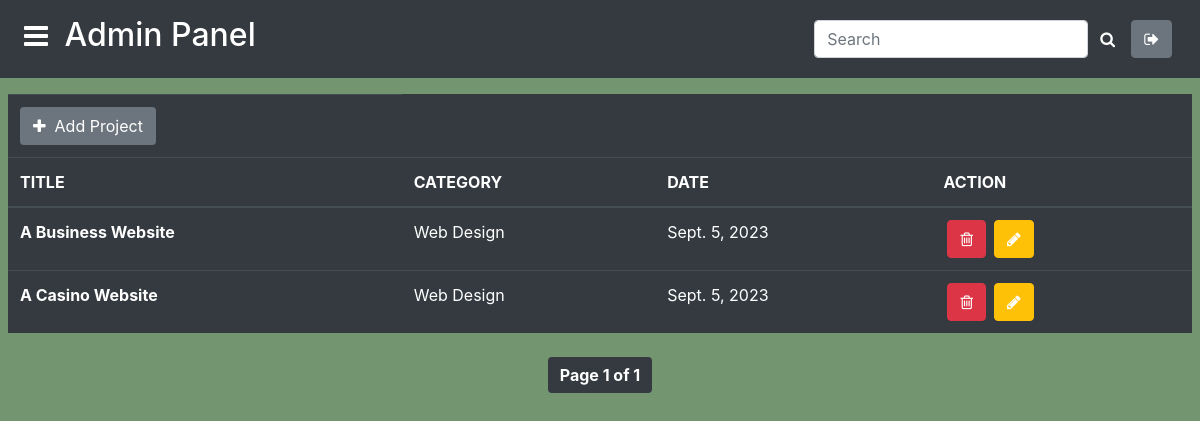
The app's page /dashboard/projects/ (signed in) with its own data.
### projects/models.py (models this page shows, shortened)
class Project(models.Model):
    title = models.CharField(max_length=100)
    date = models.DateField()
    category = models.CharField(max_length=100)
    url = models.URLField(max_length=500)
    desc = models.CharField(max_length=1000)
    img = models.ImageField(upload_to="images/")

### dashboard/views.py (the view)
# urls.py: path("projects/", views.ProjectListView.as_view(), name='projects'),
class ProjectListView(generic.ListView):
    model = Project
    template_name = 'dashboard/projects.html'
    context_object_name = 'projects'
    paginate_by = 5
    def get_queryset(self):
        return Project.objects.order_by("-id")
    def dispatch(self, request, *args, **kwargs):
        if not request.user.is_authenticated:
            return HttpResponseRedirect(reverse('dashboard:login'))
        return super().dispatch(request, *args, **kwargs)

### dashboard/templates/dashboard/projects.html (shortened to what this page needs)
{% extends 'dashboard/base.html' %}
{% block content %}
<div class="p-2 table-responsive">
  <table class="table table-dark my-2" >
    <thead class="">
      <tr>
        <td><a href="{% url 'dashboard:add_project' %}" class="text-white btn bg-secondary" ><i class="fa fa-plus"></i>&nbsp;&nbsp;Add Project</a></td>
      </tr>
      <tr>
        <th scope="col">TITLE</th>
        <th scope="col">CATEGORY</th>
        <th scope="col">DATE</th>
        <th scope="col">ACTION</th>
      </tr>
    </thead>
    <tbody>
        {% for project in projects %}
            <tr>
              <th scope="row"><a href="{% url 'dashboard:project_detail' project.id %}" class="text-decoration-none text-white text-capitalize">{{ project.title }}</a></th>
              <td>{{ project.category }}</td>
              <td>{{ project.date }}</td>
              <td><a href="{% url 'dashboard:project_delete' project.id %}"><button class="btn btn-danger mx-1"><i class="fa fa-trash-o" aria-hidden="true"></i></button><a href="{% url 'dashboard:update_project' project.id %}"><button class="btn btn-warning mx-1 text-white"><i class="fa fa-pencil" aria-hidden="true"></i></button></a></td>
            </tr>
            {% endfor %}
          </tbody>
        </table>
</div>
<div class="mb-5">
  <div class="my-2 d-flex align-items-center justify-content-center">
    <ul class="step-links pagination">
        <li class="current page-item">
           <p class="page-link bg-dark text-white border-0"><strong>Page {{ page_obj.number }} of {{ page_obj.paginator.num_pages }}</strong></p>
        </li>
      </ul>
  </div>
</div>
{% endblock content %}

### dashboard/templates/dashboard/base.html (style rules this page uses)
body { background-color: #73956F; }

### records on screen
Project: title "A Business Website", category "Web Design", date "Sept. 5, 2023"
Project: title "A Casino Website", category "Web Design", date "Sept. 5, 2023"

### other values on screen
{{ page_obj.number }} "1"
{{ page_obj.paginator.num_pages }} "1"
